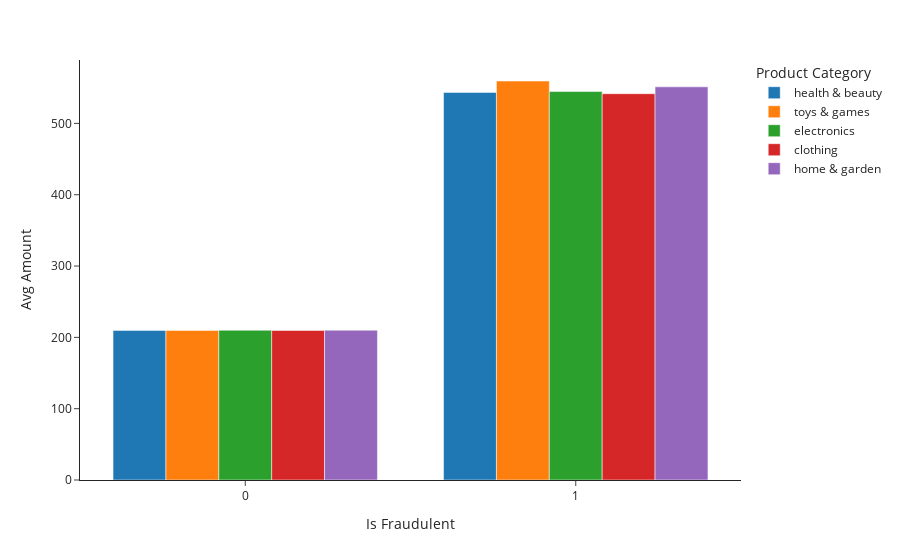

Here is the notebook cell this chart was saved with:
### Code cell
px.bar(
    df_pandas,
    x='Is Fraudulent',
    y='Avg Amount',
    color='Product Category',
    template='simple_white',
    barmode='group'
)

### Figure 1 — Plotly figure (JSON) as saved in the notebook; plotly's stock layout.template omitted (floating-point values rounded to 4 significant figures)
{"data": [{"alignmentgroup": "True", "hovertemplate": "Product Category=health & beauty<br>Is Fraudulent=%{x}<br>Avg Amount=%{y}<extra></extra>", "legendgroup": "health & beauty", "marker": {"color": "#1F77B4", "pattern": {"shape": ""}}, "name": "health & beauty", "offsetgroup": "health & beauty", "orientation": "v", "showlegend": true, "textposition": "auto", "type": "bar", "x": ["0", "1"], "xaxis": "x", "y": [209.7, 543.5], "yaxis": "y"}, {"alignmentgroup": "True", "hovertemplate": "Product Category=toys & games<br>Is Fraudulent=%{x}<br>Avg Amount=%{y}<extra></extra>", "legendgroup": "toys & games", "marker": {"color": "#FF7F0E", "pattern": {"shape": ""}}, "name": "toys & games", "offsetgroup": "toys & games", "orientation": "v", "showlegend": true, "textposition": "auto", "type": "bar", "x": ["0", "1"], "xaxis": "x", "y": [209.6, 559.5], "yaxis": "y"}, {"alignmentgroup": "True", "hovertemplate": "Product Category=electronics<br>Is Fraudulent=%{x}<br>Avg Amount=%{y}<extra></extra>", "legendgroup": "electronics", "marker": {"color": "#2CA02C", "pattern": {"shape": ""}}, "name": "electronics", "offsetgroup": "electronics", "orientation": "v", "showlegend": true, "textposition": "auto", "type": "bar", "x": ["0", "1"], "xaxis": "x", "y": [210.0, 544.7], "yaxis": "y"}, {"alignmentgroup": "True", "hovertemplate": "Product Category=clothing<br>Is Fraudulent=%{x}<br>Avg Amount=%{y}<extra></extra>", "legendgroup": "clothing", "marker": {"color": "#D62728", "pattern": {"shape": ""}}, "name": "clothing", "offsetgroup": "clothing", "orientation": "v", "showlegend": true, "textposition": "auto", "type": "bar", "x": ["0", "1"], "xaxis": "x", "y": [209.8, 541.7], "yaxis": "y"}, {"alignmentgroup": "True", "hovertemplate": "Product Category=home & garden<br>Is Fraudulent=%{x}<br>Avg Amount=%{y}<extra></extra>", "legendgroup": "home & garden", "marker": {"color": "#9467BD", "pattern": {"shape": ""}}, "name": "home & garden", "offsetgroup": "home & garden", "orientation": "v", "showlegend": true, "textposition": "auto", "type": "bar", "x": ["0", "1"], "xaxis": "x", "y": [210.0, 551.3], "yaxis": "y"}], "layout": {"barmode": "group", "legend": {"title": {"text": "Product Category"}, "tracegroupgap": 0}, "margin": {"t": 60}, "xaxis": {"anchor": "y", "domain": [0, 1], "title": {"text": "Is Fraudulent"}}, "yaxis": {"anchor": "x", "domain": [0, 1], "title": {"text": "Avg Amount"}}}}
